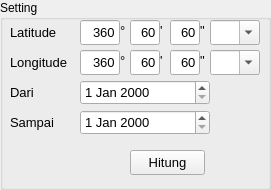
   <widget class="QGroupBox" name="groupBox_2">
    <property name="geometry">
     <rect>
      <x>10</x>
      <y>0</y>
      <width>271</width>
      <height>190</height>
     </rect>
    </property>
    <property name="title">
     <string>Setting</string>
    </property>
    <widget class="QLabel" name="label_14">
     <property name="geometry">
      <rect>
       <x>10</x>
       <y>20</y>
       <width>80</width>
       <height>25</height>
      </rect>
     </property>
     <property name="font">
      <font>
       <pointsize>10</pointsize>
      </font>
     </property>
     <property name="cursor">
      <cursorShape>IBeamCursor</cursorShape>
     </property>
     <property name="mouseTracking">
      <bool>false</bool>
     </property>
     <property name="tabletTracking">
      <bool>false</bool>
     </property>
     <property name="acceptDrops">
      <bool>false</bool>
     </property>
     <property name="text">
      <string>Latitude</string>
     </property>
     <property name="wordWrap">
      <bool>false</bool>
     </property>
    </widget>
    <widget class="QLabel" name="label_15">
     <property name="geometry">
      <rect>
       <x>10</x>
       <y>50</y>
       <width>80</width>
       <height>25</height>
      </rect>
     </property>
     <property name="font">
      <font>
       <pointsize>10</pointsize>
      </font>
     </property>
     <property name="cursor">
      <cursorShape>IBeamCursor</cursorShape>
     </property>
     <property name="mouseTracking">
      <bool>false</bool>
     </property>
     <property name="tabletTracking">
      <bool>false</bool>
     </property>
     <property name="acceptDrops">
      <bool>false</bool>
     </property>
     <property name="text">
      <string>Longitude</string>
     </property>
     <property name="wordWrap">
      <bool>false</bool>
     </property>
    </widget>
    <widget class="QLabel" name="label_16">
     <property name="geometry">
      <rect>
       <x>10</x>
       <y>80</y>
       <width>80</width>
       <height>25</height>
      </rect>
     </property>
     <property name="font">
      <font>
       <pointsize>10</pointsize>
      </font>
     </property>
     <property name="cursor">
      <cursorShape>IBeamCursor</cursorShape>
     </property>
     <property name="mouseTracking">
      <bool>false</bool>
     </property>
     <property name="tabletTracking">
      <bool>false</bool>
     </property>
     <property name="acceptDrops">
      <bool>false</bool>
     </property>
     <property name="text">
      <string>Dari</string>
     </property>
     <property name="wordWrap">
      <bool>false</bool>
     </property>
    </widget>
    <widget class="QLabel" name="label_17">
     <property name="geometry">
      <rect>
       <x>10</x>
       <y>110</y>
       <width>80</width>
       <height>25</height>
      </rect>
     </property>
     <property name="font">
      <font>
       <pointsize>10</pointsize>
      </font>
     </property>
     <property name="cursor">
      <cursorShape>IBeamCursor</cursorShape>
     </property>
     <property name="mouseTracking">
      <bool>false</bool>
     </property>
     <property name="tabletTracking">
      <bool>false</bool>
     </property>
     <property name="acceptDrops">
      <bool>false</bool>
     </property>
     <property name="text">
      <string>Sampai</string>
     </property>
     <property name="wordWrap">
      <bool>false</bool>
     </property>
    </widget>
    <widget class="QPushButton" name="button_hitung">
     <property name="geometry">
      <rect>
       <x>130</x>
       <y>150</y>
       <width>75</width>
       <height>25</height>
      </rect>
     </property>
     <property name="font">
      <font>
       <pointsize>10</pointsize>
      </font>
     </property>
     <property name="text">
      <string>Hitung</string>
     </property>
    </widget>
    <widget class="QLineEdit" name="d_latutide">
     <property name="geometry">
      <rect>
       <x>80</x>
       <y>20</y>
       <width>40</width>
       <height>25</height>
      </rect>
     </property>
     <property name="font">
      <font>
       <pointsize>10</pointsize>
      </font>
     </property>
     <property name="whatsThis">
      <string extracomment="Latitud lokasi dalam format Derajat Desimal, dengan notasi N untuk belahan bumi utara, dan S untuk belahan bumi selatan.">&lt;html&gt;&lt;head/&gt;&lt;body&gt;&lt;p&gt;Ini Latitude&lt;/p&gt;&lt;/body&gt;&lt;/html&gt;</string>
     </property>
     <property name="accessibleDescription">
      <string/>
     </property>
     <property name="text">
      <string>360</string>
     </property>
     <property name="alignment">
      <set>Qt::AlignRight|Qt::AlignTrailing|Qt::AlignVCenter</set>
     </property>
    </widget>
    <widget class="QDateEdit" name="dateEdit_dari">
     <property name="geometry">
      <rect>
       <x>80</x>
       <y>80</y>
       <width>130</width>
       <height>25</height>
      </rect>
     </property>
     <property name="font">
      <font>
       <pointsize>10</pointsize>
      </font>
     </property>
    </widget>
    <widget class="QDateEdit" name="dateEdit_sampai">
     <property name="geometry">
      <rect>
       <x>80</x>
       <y>110</y>
       <width>130</width>
       <height>25</height>
      </rect>
     </property>
     <property name="font">
      <font>
       <pointsize>10</pointsize>
      </font>
     </property>
    </widget>
    <widget class="QLabel" name="label_18">
     <property name="geometry">
      <rect>
       <x>120</x>
       <y>20</y>
       <width>10</width>
       <height>20</height>
      </rect>
     </property>
     <property name="font">
      <font>
       <pointsize>10</pointsize>
      </font>
     </property>
     <property name="cursor">
      <cursorShape>IBeamCursor</cursorShape>
     </property>
     <property name="mouseTracking">
      <bool>false</bool>
     </property>
     <property name="tabletTracking">
      <bool>false</bool>
     </property>
     <property name="acceptDrops">
      <bool>false</bool>
     </property>
     <property name="text">
      <string>°</string>
     </property>
     <property name="wordWrap">
      <bool>false</bool>
     </property>
    </widget>
    <widget class="QLineEdit" name="m_latitude">
     <property name="geometry">
      <rect>
       <x>130</x>
       <y>20</y>
       <width>30</width>
       <height>25</height>
      </rect>
     </property>
     <property name="font">
      <font>
       <pointsize>10</pointsize>
      </font>
     </property>
     <property name="whatsThis">
      <string extracomment="Latitud lokasi dalam format Derajat Desimal, dengan notasi N untuk belahan bumi utara, dan S untuk belahan bumi selatan.">&lt;html&gt;&lt;head/&gt;&lt;body&gt;&lt;p&gt;Ini Latitude&lt;/p&gt;&lt;/body&gt;&lt;/html&gt;</string>
     </property>
     <property name="accessibleDescription">
      <string/>
     </property>
     <property name="text">
      <string>60</string>
     </property>
     <property name="alignment">
      <set>Qt::AlignRight|Qt::AlignTrailing|Qt::AlignVCenter</set>
     </property>
    </widget>
    <widget class="QLabel" name="label_19">
     <property name="geometry">
      <rect>
       <x>160</x>
       <y>20</y>
       <width>10</width>
       <height>20</height>
      </rect>
     </property>
     <property name="font">
      <font>
       <pointsize>10</pointsize>
      </font>
     </property>
     <property name="cursor">
      <cursorShape>IBeamCursor</cursorShape>
     </property>
     <property name="mouseTracking">
      <bool>false</bool>
     </property>
     <property name="tabletTracking">
      <bool>false</bool>
     </property>
     <property name="acceptDrops">
      <bool>false</bool>
     </property>
     <property name="text">
      <string>'</string>
     </property>
     <property name="wordWrap">
      <bool>false</bool>
     </property>
    </widget>
    <widget class="QLineEdit" name="s_latitude">
     <property name="geometry">
      <rect>
       <x>170</x>
       <y>20</y>
       <width>30</width>
       <height>25</height>
      </rect>
     </property>
     <property name="font">
      <font>
       <pointsize>10</pointsize>
      </font>
     </property>
     <property name="whatsThis">
      <string extracomment="Latitud lokasi dalam format Derajat Desimal, dengan notasi N untuk belahan bumi utara, dan S untuk belahan bumi selatan.">&lt;html&gt;&lt;head/&gt;&lt;body&gt;&lt;p&gt;Ini Latitude&lt;/p&gt;&lt;/body&gt;&lt;/html&gt;</string>
     </property>
     <property name="accessibleDescription">
      <string/>
     </property>
     <property name="text">
      <string>60</string>
     </property>
     <property name="alignment">
      <set>Qt::AlignRight|Qt::AlignTrailing|Qt::AlignVCenter</set>
     </property>
    </widget>
    <widget class="QLabel" name="label_20">
     <property name="geometry">
      <rect>
       <x>200</x>
       <y>20</y>
       <width>10</width>
       <height>20</height>
      </rect>
     </property>
     <property name="font">
      <font>
       <pointsize>10</pointsize>
      </font>
     </property>
     <property name="cursor">
      <cursorShape>IBeamCursor</cursorShape>
     </property>
     <property name="mouseTracking">
      <bool>false</bool>
     </property>
     <property name="tabletTracking">
      <bool>false</bool>
     </property>
     <property name="acceptDrops">
      <bool>false</bool>
     </property>
     <property name="text">
      <string>&quot;</string>
     </property>
     <property name="wordWrap">
      <bool>false</bool>
     </property>
    </widget>
    <widget class="QLabel" name="label_21">
     <property name="geometry">
      <rect>
       <x>120</x>
       <y>50</y>
       <width>10</width>
       <height>20</height>
      </rect>
     </property>
     <property name="font">
      <font>
       <pointsize>10</pointsize>
      </font>
     </property>
     <property name="cursor">
      <cursorShape>IBeamCursor</cursorShape>
     </property>
     <property name="mouseTracking">
      <bool>false</bool>
     </property>
     <property name="tabletTracking">
      <bool>false</bool>
     </property>
     <property name="acceptDrops">
      <bool>false</bool>
     </property>
     <property name="text">
      <string>°</string>
     </property>
     <property name="wordWrap">
      <bool>false</bool>
     </property>
    </widget>
    <widget class="QLineEdit" name="s_longitude">
     <property name="geometry">
      <rect>
       <x>170</x>
       <y>50</y>
       <width>30</width>
       <height>25</height>
      </rect>
     </property>
     <property name="font">
      <font>
       <pointsize>10</pointsize>
      </font>
     </property>
     <property name="whatsThis">
      <string extracomment="Latitud lokasi dalam format Derajat Desimal, dengan notasi N untuk belahan bumi utara, dan S untuk belahan bumi selatan.">&lt;html&gt;&lt;head/&gt;&lt;body&gt;&lt;p&gt;Ini Latitude&lt;/p&gt;&lt;/body&gt;&lt;/html&gt;</string>
     </property>
     <property name="accessibleDescription">
      <string/>
     </property>
     <property name="text">
      <string>60</string>
     </property>
     <property name="alignment">
      <set>Qt::AlignRight|Qt::AlignTrailing|Qt::AlignVCenter</set>
     </property>
    </widget>
    <widget class="QLabel" name="label_22">
     <property name="geometry">
      <rect>
       <x>160</x>
       <y>50</y>
       <width>10</width>
       <height>20</height>
      </rect>
     </property>
     <property name="font">
      <font>
       <pointsize>10</pointsize>
      </font>
     </property>
     <property name="cursor">
      <cursorShape>IBeamCursor</cursorShape>
     </property>
     <property name="mouseTracking">
      <bool>false</bool>
     </property>
     <property name="tabletTracking">
      <bool>false</bool>
     </property>
     <property name="acceptDrops">
      <bool>false</bool>
     </property>
     <property name="text">
      <string>'</string>
     </property>
     <property name="wordWrap">
      <bool>false</bool>
     </property>
    </widget>
    <widget class="QLabel" name="label_23">
     <property name="geometry">
      <rect>
       <x>200</x>
       <y>50</y>
       <width>10</width>
       <height>20</height>
      </rect>
     </property>
     <property name="font">
      <font>
       <pointsize>10</pointsize>
      </font>
     </property>
     <property name="cursor">
      <cursorShape>IBeamCursor</cursorShape>
     </property>
     <property name="mouseTracking">
      <bool>false</bool>
     </property>
     <property name="tabletTracking">
      <bool>false</bool>
     </property>
     <property name="acceptDrops">
      <bool>false</bool>
     </property>
     <property name="text">
      <string>&quot;</string>
     </property>
     <property name="wordWrap">
      <bool>false</bool>
     </property>
    </widget>
    <widget class="QLineEdit" name="m_longitude">
     <property name="geometry">
      <rect>
       <x>130</x>
       <y>50</y>
       <width>30</width>
       <height>25</height>
      </rect>
     </property>
     <property name="font">
      <font>
       <pointsize>10</pointsize>
      </font>
     </property>
     <property name="whatsThis">
      <string extracomment="Latitud lokasi dalam format Derajat Desimal, dengan notasi N untuk belahan bumi utara, dan S untuk belahan bumi selatan.">&lt;html&gt;&lt;head/&gt;&lt;body&gt;&lt;p&gt;Ini Latitude&lt;/p&gt;&lt;/body&gt;&lt;/html&gt;</string>
     </property>
     <property name="accessibleDescription">
      <string/>
     </property>
     <property name="text">
      <string>60</string>
     </property>
     <property name="alignment">
      <set>Qt::AlignRight|Qt::AlignTrailing|Qt::AlignVCenter</set>
     </property>
    </widget>
    <widget class="QLineEdit" name="d_longitude">
     <property name="geometry">
      <rect>
       <x>80</x>
       <y>50</y>
       <width>40</width>
       <height>25</height>
      </rect>
     </property>
     <property name="font">
      <font>
       <pointsize>10</pointsize>
      </font>
     </property>
     <property name="whatsThis">
      <string extracomment="Latitud lokasi dalam format Derajat Desimal, dengan notasi N untuk belahan bumi utara, dan S untuk belahan bumi selatan.">&lt;html&gt;&lt;head/&gt;&lt;body&gt;&lt;p&gt;Ini Latitude&lt;/p&gt;&lt;/body&gt;&lt;/html&gt;</string>
     </property>
     <property name="accessibleDescription">
      <string/>
     </property>
     <property name="text">
      <string>360</string>
     </property>
     <property name="alignment">
      <set>Qt::AlignRight|Qt::AlignTrailing|Qt::AlignVCenter</set>
     </property>
    </widget>
    <widget class="QComboBox" name="comboBox_latitude">
     <property name="enabled">
      <bool>true</bool>
     </property>
     <property name="geometry">
      <rect>
       <x>210</x>
       <y>20</y>
       <width>50</width>
       <height>25</height>
      </rect>
     </property>
     <property name="font">
      <font>
       <pointsize>10</pointsize>
      </font>
     </property>
     <property name="editable">
      <bool>true</bool>
     </property>
     <property name="currentText">
      <string/>
     </property>
     <property name="currentIndex">
      <number>-1</number>
     </property>
    </widget>
    <widget class="QComboBox" name="comboBox_longitude">
     <property name="geometry">
      <rect>
       <x>210</x>
       <y>50</y>
       <width>50</width>
       <height>25</height>
      </rect>
     </property>
     <property name="font">
      <font>
       <pointsize>10</pointsize>
      </font>
     </property>
     <property name="editable">
      <bool>true</bool>
     </property>
     <property name="currentText">
      <string/>
     </property>
     <property name="currentIndex">
      <number>-1</number>
     </property>
    </widget>
   </widget>
